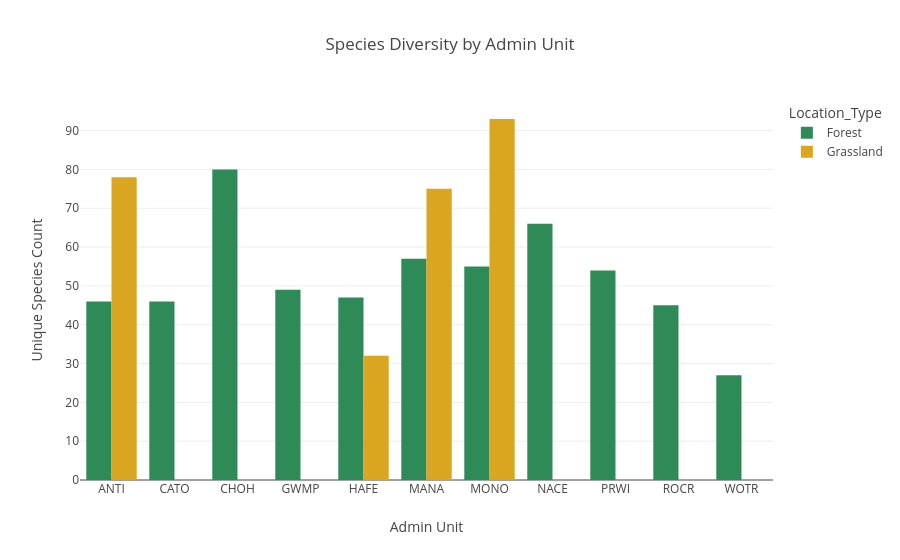

Source (notebook cell):
### Code cell
admin_diversity = df.groupby(['Admin_Unit_Code','Location_Type']).agg(
    Unique_Species=('Scientific_Name','nunique'),
    Total_Obs=('Common_Name','count')
).reset_index()

fig = px.bar(admin_diversity, x='Admin_Unit_Code', y='Unique_Species', color='Location_Type',
             barmode='group', title='Species Diversity by Admin Unit',
             color_discrete_map={'Forest':'#2E8B57','Grassland':'#DAA520'},
             labels={'Admin_Unit_Code':'Admin Unit','Unique_Species':'Unique Species Count'})
fig.update_layout(plot_bgcolor='white', paper_bgcolor='white')
fig.show()

### Figure 1 — Plotly figure (JSON) as saved in the notebook; plotly's stock layout.template omitted (floating-point values rounded to 4 significant figures)
{"data": [{"alignmentgroup": "True", "hovertemplate": "Location_Type=Forest<br>Admin Unit=%{x}<br>Unique Species Count=%{y}<extra></extra>", "legendgroup": "Forest", "marker": {"color": "#2E8B57", "pattern": {"shape": ""}}, "name": "Forest", "offsetgroup": "Forest", "orientation": "v", "showlegend": true, "textposition": "auto", "type": "bar", "x": ["ANTI", "CATO", "CHOH", "GWMP", "HAFE", "MANA", "MONO", "NACE", "PRWI", "ROCR", "WOTR"], "xaxis": "x", "y": [46, 46, 80, 49, 47, 57, 55, 66, 54, 45, 27], "yaxis": "y"}, {"alignmentgroup": "True", "hovertemplate": "Location_Type=Grassland<br>Admin Unit=%{x}<br>Unique Species Count=%{y}<extra></extra>", "legendgroup": "Grassland", "marker": {"color": "#DAA520", "pattern": {"shape": ""}}, "name": "Grassland", "offsetgroup": "Grassland", "orientation": "v", "showlegend": true, "textposition": "auto", "type": "bar", "x": ["ANTI", "HAFE", "MANA", "MONO"], "xaxis": "x", "y": [78, 32, 75, 93], "yaxis": "y"}], "layout": {"barmode": "group", "legend": {"title": {"text": "Location_Type"}, "tracegroupgap": 0}, "paper_bgcolor": "white", "plot_bgcolor": "white", "title": {"text": "Species Diversity by Admin Unit"}, "xaxis": {"anchor": "y", "domain": [0, 1], "title": {"text": "Admin Unit"}}, "yaxis": {"anchor": "x", "domain": [0, 1], "title": {"text": "Unique Species Count"}}}}
